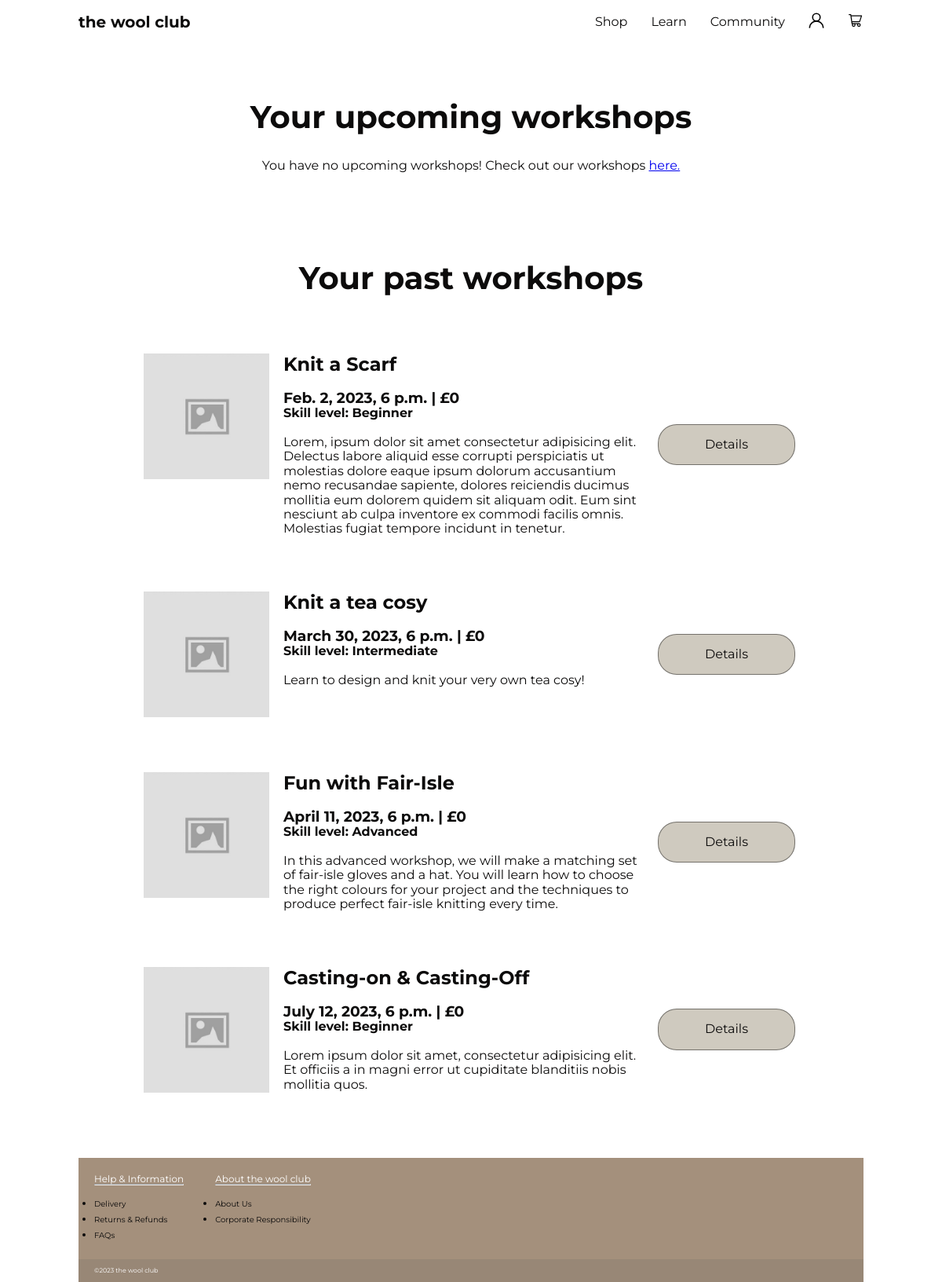
The app's page /learn/my_workshops/ (signed in) with its own data.
### learn/models.py (models this page shows, shortened)
class Workshop(models.Model):
    title = models.CharField(max_length=255)
    description = models.TextField()
    datetime = models.DateTimeField()
    cost = models.IntegerField()
    keywords = models.TextField()
    skill_level = models.TextField()
    location = models.TextField()
    duration = models.IntegerField(default=3)

### learn/views.py (the view)
# urls.py: path('my_workshops/', views.my_workshops, name="my_workshops"),
@login_required
def my_workshops(request):
    today = datetime.today()
    profile = check_if_user_profile(request)
    attending = profile.attending.all().filter(
        datetime__gte=today).order_by("datetime")
    attended = profile.attending.all().filter(
        datetime__lt=today).order_by("datetime")
    return render(request, 'registration/my_workshops.html', {"attending": attending, "attended": attended})

### learn/views.py (called while the page is built)
def check_if_user_profile(request):
    if request.user.is_authenticated:
        [profile, created] = UserProfile.objects.get_or_create(
            user=request.user)
        return profile

### templates/registration/my_workshops.html
{% extends 'base.html' %}
{% block content %}
    <section class="card-background">
        <section class="card save-card">
            <h2 class="save-card-header">Your upcoming workshops</h2>
            {% if attending %}
            {% include 'partials/workshops.html' with workshops=attending %}
            {% else %}
            <p class="centered">You have no upcoming workshops! Check out our workshops <a href="{% url 'class_list'%}">here.</a></p>
            {% endif %}
        </section>
    </section>
    <section class="card-background">
      <section class="card save-card">
        <h2 class="save-card-header">Your past workshops</h2>
        {% if attended|length > 0 %}
        {% include 'partials/workshops.html' with workshops=attended %}
        {% else %}
        <p class="centered">Workshops you have attended will appear here.</p>
        {% endif %}
        </section>
    </section>
{% endblock %}

### templates/partials/workshops.html
{% load static %}
<ul class="card-background">
    {% for workshop in workshops %}
      <li class="workshop">
        <div class="workshop__image-text">
          <img class="workshop-image" src="{% static 'images/image_placeholder.jpg' %}" alt="">
          <div class="workshop-text__list">
          <h2 class="bold">{{ workshop.title }}</h2>
          <br>
          <h3>{{ workshop.datetime }} | £{{ workshop.cost }}</h3>
          <h4>Skill level: {{ workshop.skill_level }}</h4>
          <br>
          <p>{{ workshop.description }}</p>
          </div>
        </div>
        <div class="workshop-controls">
          <a class="button" href="{% url 'class_details' workshop.title %}">Details</a>
        </div>
      </li>
    {% endfor %}
  </ul>

### static/css/style.css (style rules this page uses)
* { margin: 0; padding: 0; box-sizing: border-box; }
body { font-family: "Montserrat", sans-serif; color: #0C0B0B; min-height: 100vh; display: flex; flex-direction: column; }
.background { background-repeat: repeat-y; background-image: url('https://images.pexels.com/photos/317333/pexels-photo-317333.jpeg?auto=compress&cs=tinysrgb&w=1260&h=750&dpr=1'); background-size: 1000px auto; background-position-x: center; background-position-y: center; background-attachment: fixed; }
.container { max-width: 1000px; margin: 0 auto; }
.bold { font-weight: bold; }
.card-background { padding: 0.5rem; box-shadow: var(--shadow); border-radius: 0.5rem; margin-top: 30px; display: flex; flex-direction: column; }
.workshop { margin: 0.5rem; padding: 1.5rem; background-color: rgba(255, 255, 255,0.8); border-color: #0C0B0B; border-radius: 0.5rem; box-shadow: var(--shadow-small); display: flex; align-items: start; justify-content: space-between; border: #FFFFFF solid; }
.button { padding: 1rem; border-radius: 1.5rem; min-width: 175px; margin: 0.25rem; box-sizing: border-box; transition: background-color 150ms; text-align: center; cursor: pointer; background-color: #cfcabf; color: #0C0B0B; text-decoration: none; box-shadow: var(--shadow-small); border: #0c0b0b77 solid 0.25px; }
.workshop__image-text { display: flex; }
.workshop-image { background-color: var(--gray); object-fit: cover; width: 10rem; height: 10rem; margin-right: 0.5rem; }
.workshop-controls { flex-shrink: 1; align-self: center; justify-self: center; display: flex; flex-direction: column; }
.workshop-text__list { padding-left: 10px; padding-right: 20px; }
.card { margin: 0.5rem; padding: 1.5rem; background-color: rgba(255, 255, 255, 0.7); border-radius: 0.5rem; box-shadow: var(--shadow-small); display: flex; justify-content: space-between; }
.save-card { display: flex; flex-direction: column; }
.save-card-header { font-size: 40px; font-weight: bold; text-align: center; }
.centered { text-align: center; margin-top: 30px; }

### records on screen
Workshop: title "Knit a Scarf", datetime "Feb. 2, 2023, 6 p.m.", cost "0", skill_level "Beginner", description "Lorem, ipsum dolor sit amet consectetur adipisicing elit. Delectus labore aliquid esse corrupti perspiciatis ut molestias dolore eaque ipsum dolorum accusantium nemo recusandae sapiente, dolores reiciendis ducimus mollitia eum dolorem quidem sit aliquam odit. Eum sint nesciunt ab culpa inventore ex commodi facilis omnis. Molestias fugiat tempore incidunt in tenetur."
Workshop: title "Knit a tea cosy", datetime "March 30, 2023, 6 p.m.", cost "0", skill_level "Intermediate", description "Learn to design and knit your very own tea cosy!"
Workshop: title "Fun with Fair-Isle", datetime "April 11, 2023, 6 p.m.", cost "0", skill_level "Advanced", description "In this advanced workshop, we will make a matching set of fair-isle gloves and a hat. You will learn how to choose the right colours for your project and the techniques to produce perfect fair-isle knitting every time."
Workshop: title "Casting-on & Casting-Off", datetime "July 12, 2023, 6 p.m.", cost "0", skill_level "Beginner", description "Lorem ipsum dolor sit amet, consectetur adipisicing elit. Et officiis a in magni error ut cupiditate blanditiis nobis mollitia quos."
